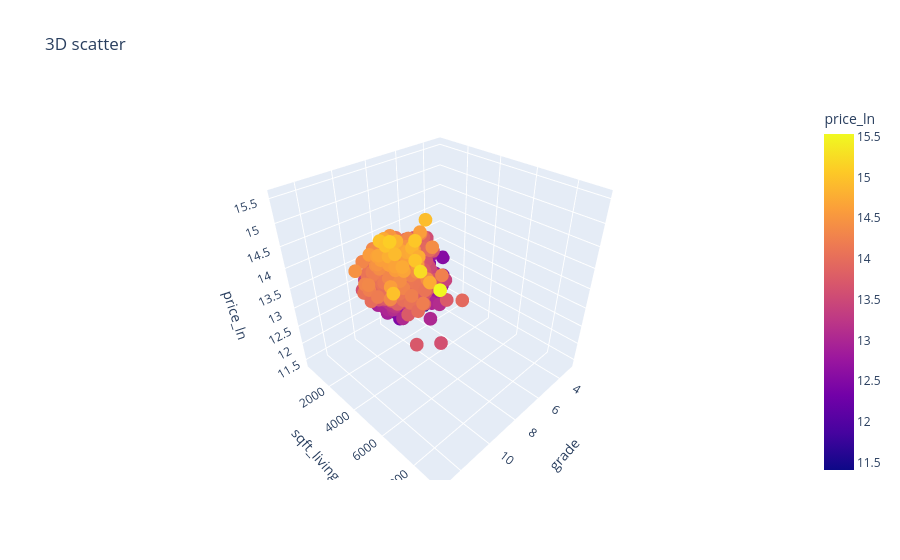

Write notebook code for a chart like this one.
### Code cell
# 3D: X, Y — два признака, Z — целевой, цвет точки — значение price_ln
px.scatter_3d(df0, x=top2[0], y=top2[1], z="price_ln",
              color="price_ln", title="3D scatter").show()

### Figure 1 — Plotly figure (JSON) as saved in the notebook; plotly's stock layout.template omitted (floating-point values rounded to 4 significant figures; data arrays with more than 128 entries replaced by an {"elided": "..."} marker saying what was removed)
{"data": [{"hovertemplate": "grade=%{x}<br>sqft_living=%{y}<br>price_ln=%{marker.color}<extra></extra>", "legendgroup": "", "marker": {"color": {"elided": "3921 float values"}, "coloraxis": "coloraxis", "symbol": "circle"}, "mode": "markers", "name": "", "scene": "scene", "showlegend": false, "type": "scatter3d", "x": {"elided": "3921 int values"}, "y": {"elided": "3921 int values"}, "z": {"elided": "3921 float values"}}], "layout": {"coloraxis": {"colorbar": {"title": {"text": "price_ln"}}, "colorscale": [[0, "#0d0887"], [0.1111, "#46039f"], [0.2222, "#7201a8"], [0.3333, "#9c179e"], [0.4444, "#bd3786"], [0.5556, "#d8576b"], [0.6667, "#ed7953"], [0.7778, "#fb9f3a"], [0.8889, "#fdca26"], [1, "#f0f921"]]}, "legend": {"tracegroupgap": 0}, "scene": {"domain": {"x": [0, 1], "y": [0, 1]}, "xaxis": {"title": {"text": "grade"}}, "yaxis": {"title": {"text": "sqft_living"}}, "zaxis": {"title": {"text": "price_ln"}}}, "title": {"text": "3D scatter"}}}
